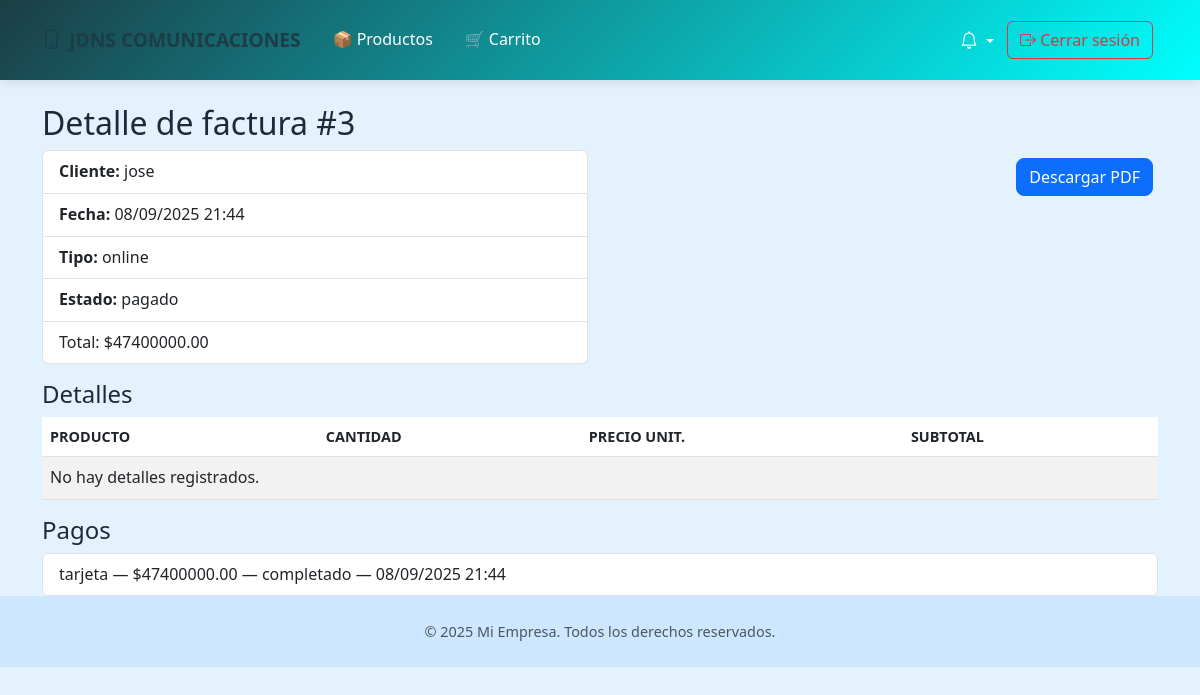
Page /ventas_factura/3 on the earlier database version.
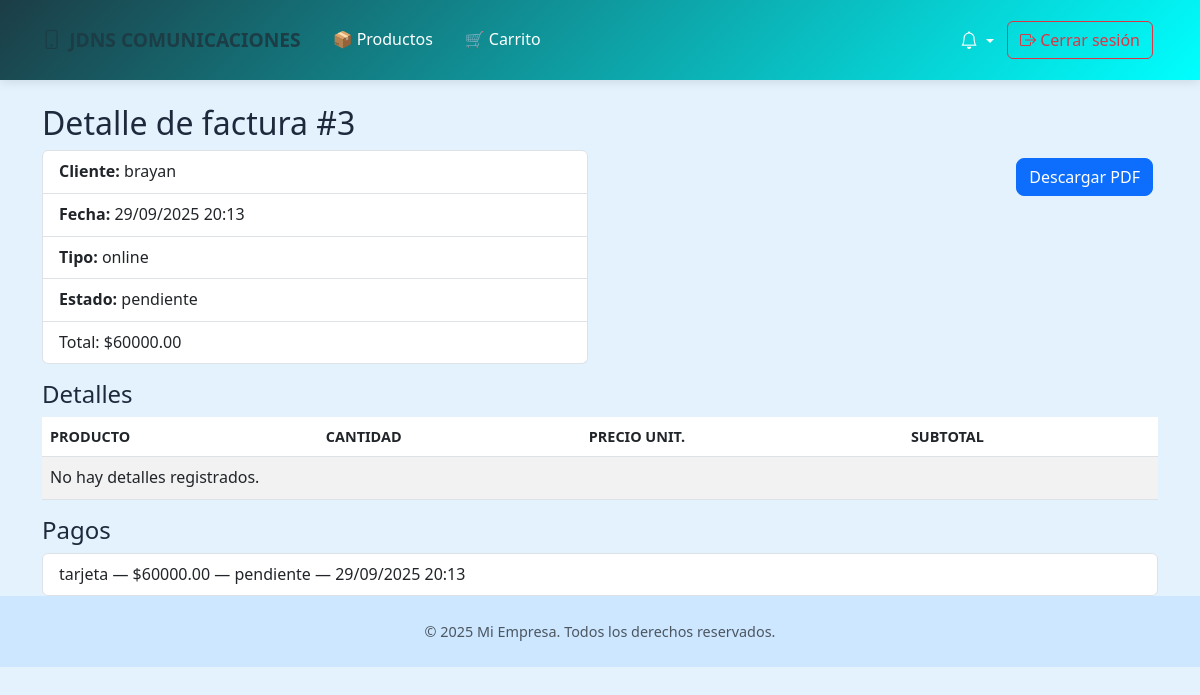
Same page on the later database version.
### app/models/users.py (models this page shows, shortened)
class Users(db.Model, UserMixin):
    __tablename__ = 'usuario'
    idusuario = db.Column(db.Integer, primary_key=True)
    nombre = db.Column(db.String(100))
    telefono = db.Column(db.String(45))
    correo = db.Column(db.String(100), unique=True)
    direccion = db.Column(db.String(100))
    password = db.Column(db.String(255))
    rol = db.Column(db.Enum('cliente', 'tecnico', 'admin'))

class VentaFactura(db.Model):
    __tablename__ = 'ventas_factura'
    idventas_factura = db.Column(db.Integer, primary_key=True)
    usuario_idusuario = db.Column(db.Integer, db.ForeignKey('usuario.idusuario'), nullable=False)
    fecha_venta = db.Column(db.DateTime, nullable=False, default=datetime.utcnow)
    tipo_venta = db.Column(db.Enum('fisica', 'online', name='tipo_venta_enum'))
    estado_envio = db.Column(db.Enum('pendiente', 'pagado', 'anulado', name='estado_envio_enum'), default='pendiente')
    total = db.Column(db.Numeric(10, 2), nullable=False)
    usuario = db.relationship('Users', backref='ventas_facturas')

class Pago(db.Model):
    __tablename__ = 'pago'
    idpago = db.Column(db.Integer, primary_key=True)
    fecha_pago = db.Column(db.DateTime, default=datetime.utcnow)
    monto = db.Column(db.DECIMAL(10, 2))
    metodo_pago = db.Column(db.Enum('efectivo', 'tarjeta', 'transferencia', 'mixto', name='metodo_pago_enum'))
    referencia_pago = db.Column(db.String(100))
    estado_pago = db.Column(db.Enum('pendiente', 'completado', 'fallido', name='estado_pago_enum'), default='pendiente')
    proveedor_pago = db.Column(db.String(45))
    token_transaccion = db.Column(db.String(100))
    ventas_factura_idventas_factura = db.Column(db.Integer, db.ForeignKey('ventas_factura.idventas_factura'))
    factura = db.relationship('VentaFactura', backref='pagos', lazy=True)

### app/routes/ventas_factura.py (the view)
@bp.route('/ventas_factura/<int:id>')
def detalle_venta(id):
    venta = VentaFactura.query.get_or_404(id)
    return render_template('ventas_factura_detalle.html', venta=venta)

### app/templates/ventas_factura_detalle.html
{% extends 'plantilla.html' %}
{% block content %}
<div class="container mt-4">
  <h2>Detalle de factura #{{ venta.idventas_factura }}</h2>
  <div class="row mb-3">
    <div class="col-md-6">
      <ul class="list-group">
        <li class="list-group-item"><strong>Cliente:</strong> {{ venta.usuario.nombre if venta.usuario else 'N/A' }}</li>
        <li class="list-group-item"><strong>Fecha:</strong> {{ venta.fecha_venta.strftime('%d/%m/%Y %H:%M') if venta.fecha_venta else 'N/A' }}</li>
        <li class="list-group-item"><strong>Tipo:</strong> {{ venta.tipo_venta or 'N/A' }}</li>
        <li class="list-group-item"><strong>Estado:</strong> {{ venta.estado_envio or 'N/A' }}</li>
  <li class="list-group-item">Total: ${{ '%.2f' % (venta.total or 0) }}</li>
      </ul>
    </div>
    <div class="col-md-6 text-end">
      <a href="{{ url_for('pago.descargar_factura', factura_id=venta.idventas_factura) }}" class="btn btn-primary mt-2">Descargar PDF</a>
    </div>
  </div>
  <h4>Detalles</h4>
  <table class="table table-striped">
    <thead>
      <tr>
        <th>Producto</th>
        <th>Cantidad</th>
        <th>Precio unit.</th>
        <th>Subtotal</th>
      </tr>
    </thead>
    <tbody>
      {% for det in venta.detalle_ventas %}
      <tr>
        <td>{{ det.producto.nombre if det.producto else 'Servicio/Item' }}</td>
        <td>{{ det.cantidad }}</td>
  <td>${{ '%.2f' % (det.precio_unitario or 0) }}</td>
  <td>${{ '%.2f' % (det.subtotal or 0) }}</td>
      </tr>
      {% else %}
      <tr><td colspan="4">No hay detalles registrados.</td></tr>
      {% endfor %}
    </tbody>
  </table>
  <h4>Pagos</h4>
  <ul class="list-group">
    {% for pago in venta.pagos %}
  <li class="list-group-item">{{ pago.metodo_pago or 'N/A' }} — ${{ '%.2f' % (pago.monto or 0) }} — {{ pago.estado_pago or '' }} — {{ pago.fecha_pago.strftime('%d/%m/%Y %H:%M') if pago.fecha_pago else '' }}</li>
    {% else %}
    <li class="list-group-item">No hay registros de pago.</li>
    {% endfor %}
  </ul>
</div>
{% endblock %}

Differences in the rows shown:
no longer on this page (row edited): Users: usuario "jose"
changed VentaFactura "online": fecha_venta "08/09/2025 21:44" → "29/09/2025 20:13"; estado_envio "pagado" → "pendiente"; total "47400000.00" → "60000.00"
now on this page (row edited): Users: usuario "brayan"
changed Pago "tarjeta": monto "47400000.00" → "60000.00"; estado_pago "completado" → "pendiente"; fecha_pago "08/09/2025 21:44" → "29/09/2025 20:13"
